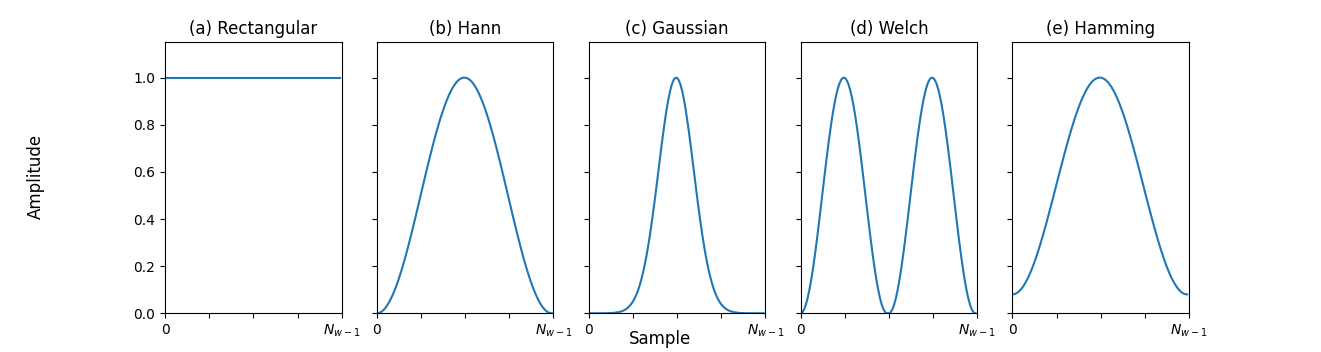

Python code for this plot:
import numpy as np
import matplotlib.pyplot as plt

Nw = 100 # length of window

# Rectangular window
rect_window = np.ones(Nw)

# Hann window
hann_window = np.hanning(Nw)

# Gaussian window
sigma = 10 # standard deviation
x = np.linspace(0, Nw-1, Nw)
gaussian_window = np.exp(-(x - (Nw-1)/2)**2 / (2*sigma**2))

# Welch window
welch_window = np.hanning(Nw/2)
welch_window = np.concatenate((welch_window, welch_window[::-1]))

# Hamming window
hamming_window = np.hamming(Nw)

# Plot all windows
fig, axs = plt.subplots(1, 5, figsize=(15, 3), sharey=True)
fig.supxlabel("Sample")
fig.supylabel("Amplitude")

axs[0].plot(rect_window)
axs[0].set_title("(a) Rectangular")
axs[1].plot(hann_window)
axs[1].set_title("(b) Hann")
axs[2].plot(gaussian_window)
axs[2].set_title("(c) Gaussian")
axs[3].plot(welch_window)
axs[3].set_title("(d) Welch")
axs[4].plot(hamming_window)
axs[4].set_title("(e) Hamming")

for ax in axs:
    ax.set_ylim([0, 1.15])
    ax.set_xlim([0, Nw])
    ax.set_xticklabels(["0", "", "", "", "$N_{w-1}$"])

plt.show()
